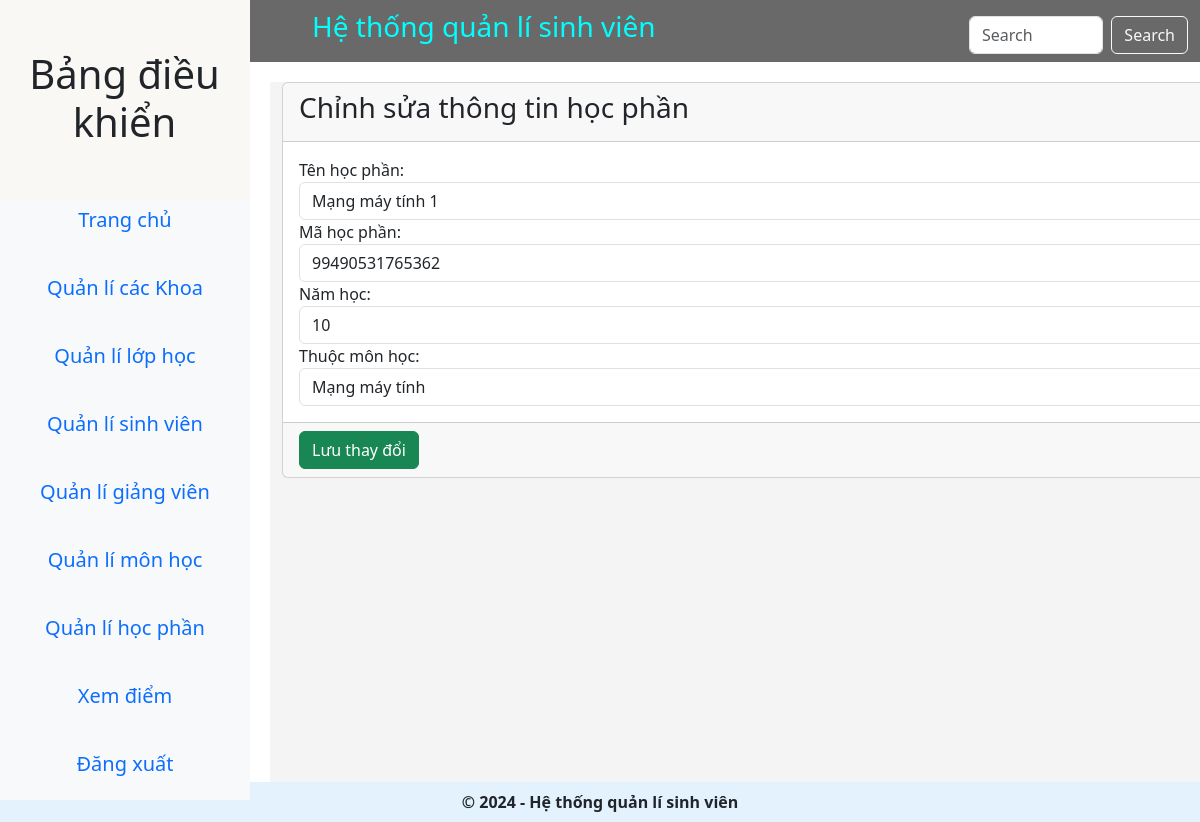
Screenshot of /edit_studysection/1/ (signed in) with the database file from the repository.
### main_app/models.py (models this page shows, shortened)
class Study_Section(models.Model):
    code = models.CharField(max_length=10, default="SEC001")
    name = models.CharField(max_length=50, default="Default Study Section")
    year = models.IntegerField(default=1)  # Năm học mặc định
    is_open = models.BooleanField(default=True, null= True, blank= True) # Trạng thái đăng ký
    subject = models.ForeignKey(Subject, on_delete=models.CASCADE, default=1)  # ID mặc định cho Subject

### main_app/views.py (the view, shortened to what this page needs)
# urls.py: path('edit_studysection/<int:studysection_id>/', views.edit_studysection, name='edit_studysection'),
def edit_studysection(request, studysection_id):
    if not request.user.is_authenticated:
        messages.error(request,'Bạn không có quyền truy cập!!!!!')
        return redirect('home')
    if request.user.user_type == '3':
        messages.error(request,'Bạn không có quyền truy cập!!!!!')
        return redirect(reverse("home"))
    instance = get_object_or_404(Study_Section, id=studysection_id)
    form = StudySectionForm(request.POST or None, instance=instance)  # Khởi tạo form với dữ liệu hiện tại
    context = {
        "form": form,
        "studysection_id": studysection_id,
        "page_title": "Chỉnh sửa thông tin học phần",
    }
    return render(request, "hod_templates/edit_info.html", context)

### main_app/forms.py
class StudySectionForm(FormSettings):
    def __init__(self, *args, **kwargs):
        super(StudySectionForm, self).__init__(*args, **kwargs)
    class Meta:
        fields = ['name','code','year','subject']
        model = Subject
    name = forms.CharField(required=True, label="Tên học phần")
    code = forms.CharField(required=True, label="Mã học phần")
    year = forms.IntegerField(required=True, label="Năm học")
    subject= forms.ModelChoiceField(queryset=Subject.objects.all(), required=True, label="Thuộc môn học")  # Trường chọn môn học

### main_app/models.py (called while the page is built)
    def __str__(self):
        return self.name

### main_app/templates/hod_templates/edit_info.html
{% extends "main_app/foot.html" %}
{%load static%}
{% block content %}
        <div class="container-fluid form-padding">
            <div class="row">
                <div class="col-md-12">
                    <div class="card card-dark">
                        <div class="card-header col-12">
                            <h3 class="card-title">{{page_title}}</h3>
                        </div>
                        {% include "main_app/form_template.html" with messages=messages  form=form button_text="Lưu thay đổi"%}
                    </div>
                </div>
            </div>
        </div>
{% endblock content %}

### main_app/templates/main_app/form_template.html (shortened to what this page needs)
<form role="form" method="POST" enctype="multipart/form-data">
  <div class="card-body">
    {% for field in form %}
      <div class="form-group">
        {% if field.label == 'Start year' %}
          <label for="{{ field.id_for_label }}">Thời gian bắt đầu</label>
        {% elif field.label == 'End year' %}
          <label for="{{ field.id_for_label }}">Thời gian kết thúc</label>
        {% elif field.label == 'Name' %}
          <label for="{{ field.id_for_label }}">Tên môn học</label>
        {% elif field.label == 'Staff' %}
          <label for="{{ field.id_for_label }}">Chọn nhân viên</label>
        {% elif field.label == 'Course' %}
          <label for="{{ field.id_for_label }}">Chọn khóa học</label>
        {% else %}
          {{ field.label_tag }}
        {% endif %}
        {{ field }}
      </div>
    {% endfor %}
  </div>
  <div class="card-footer">
    <button type="submit" class="btn btn-success btn-block">
      {% if button_text %}
        {{ button_text }}
      {% else %}
        Xác nhận
      {% endif %}
    </button>
  </div>
</form>

### rows the page displays
Study_Section: form "Mạng máy tính 1" "99490531765362" "10" "Mạng máy tính"

### other values shown
{{ page_title }} "Chỉnh sửa thông tin học phần"
{{ field.label_tag }} "Tên học phần:" "Mã học phần:" "Năm học:" "Thuộc môn học:"
{{ button_text }} "Lưu thay đổi"
